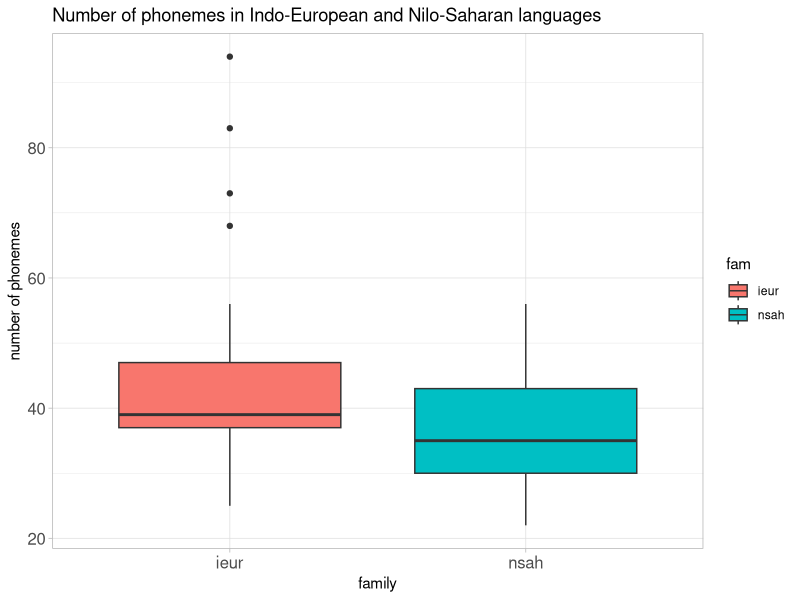
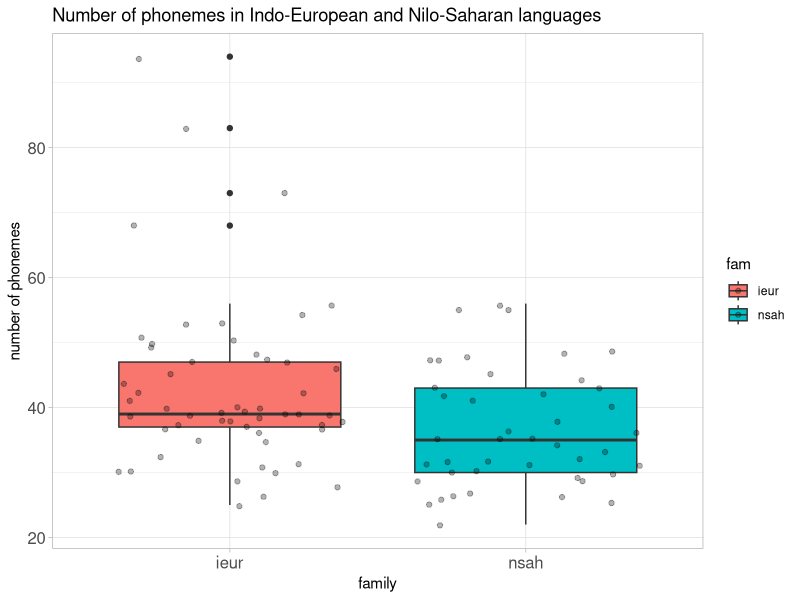
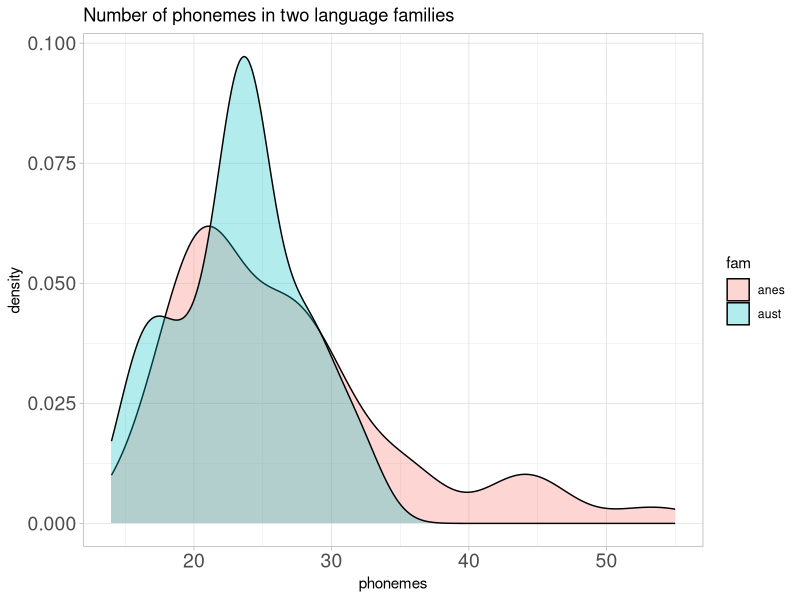
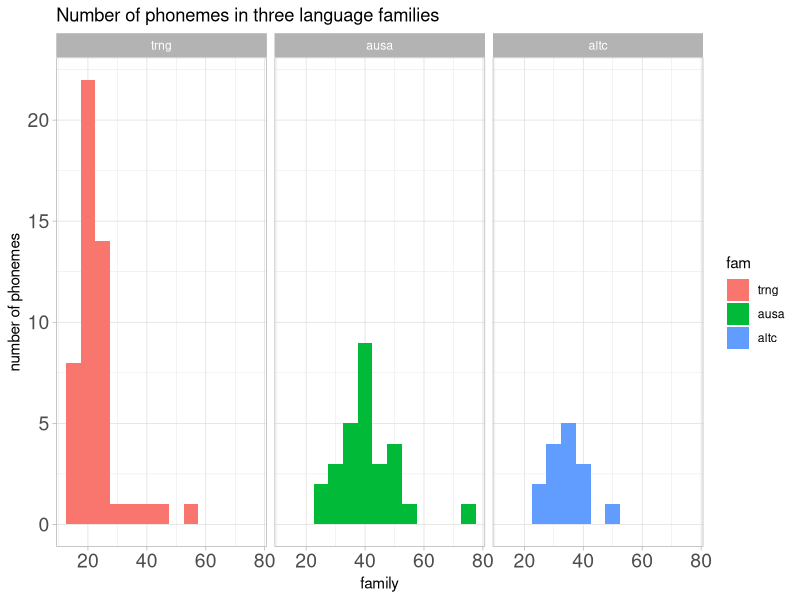
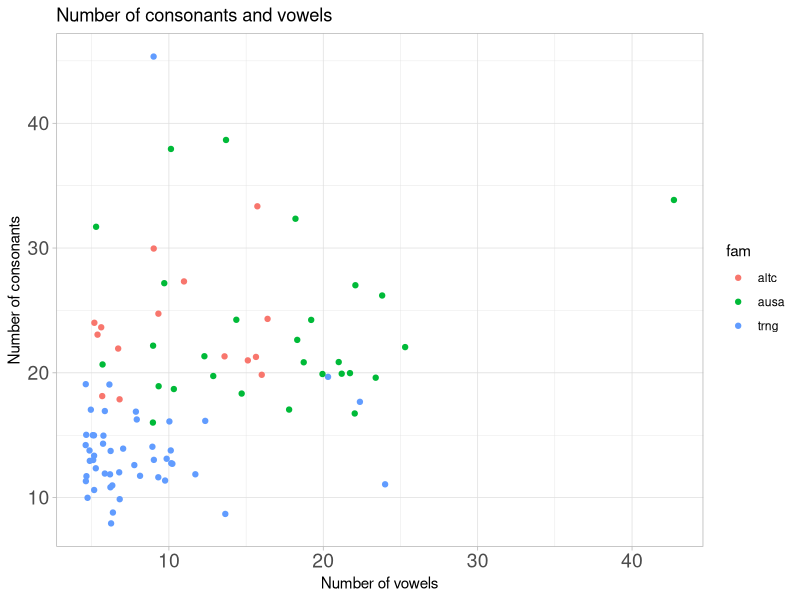
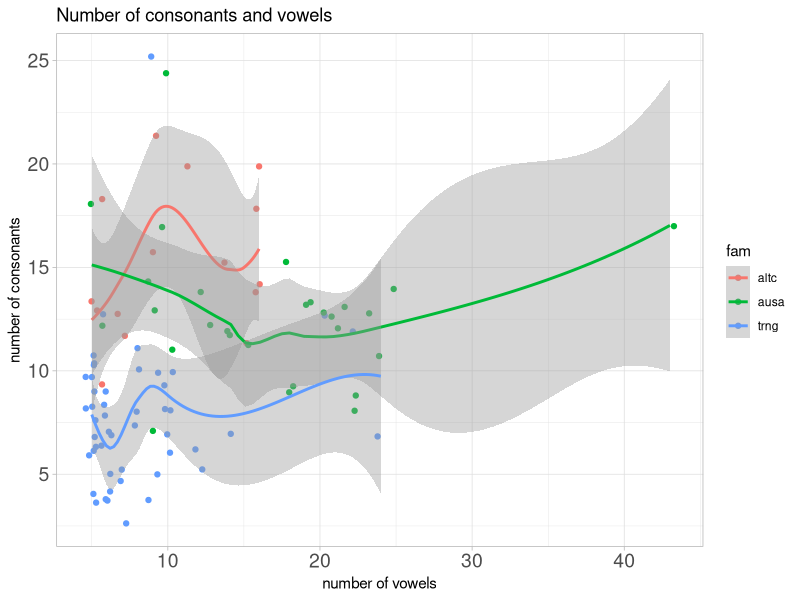

Source code (R) for these figures, in order:
## ---- chunk 1
phoible <- read.csv("data/phoible.csv")
## ---- chunk 2
library(tidyverse)
library(readxl)
require(forcats)
library(cowplot)
library(knitr)
library(kableExtra)
## ---- chunk 3
phoible %>% 
        filter(fam %in% c("nsah", "ieur")) %>%
        ggplot(aes(y = phonemes, x = fam, fill = fam)) +
        geom_boxplot()+
        labs(title="Number of phonemes in Indo-European and Nilo-Saharan languages",
             x ="family", y = "number of phonemes") +
        theme_light()+
        theme(axis.text.y = element_text(size = 12), axis.text.x = element_text(size = 12))
## ---- chunk 4
phoible %>% 
        filter(fam %in% c("nsah", "ieur")) %>%
        ggplot(aes(y = phonemes, x = fam, fill = fam)) +
        geom_boxplot()+
        geom_jitter(alpha = 0.3)+
        labs(title="Number of phonemes in Indo-European and Nilo-Saharan languages",
             x ="family", y = "number of phonemes") +
        theme_light()+
        theme(axis.text.y = element_text(size = 12), axis.text.x = element_text(size = 12))
## ---- chunk 5
phoible %>% filter(fam %in% c("aust", "anes")) %>% 
  ggplot(aes(x = phonemes, fill = fam)) +
  geom_density(alpha = 0.3) + 
  labs(title="Number of phonemes in two language families") +
  theme_light()+
  theme(axis.text.y = element_text(size = 14), axis.text.x = element_text(size = 14))
## ---- chunk 6
phoible %>% filter(fam %in% c("ausa", "altc", "trng")) %>% 
  # change order of factor by the family size
  mutate(fam = fct_infreq(fam)) %>% 
  ggplot(aes(x = phonemes, fill = fam)) +
  geom_histogram(binwidth = 5) + 
  labs(title="Number of phonemes in three language families",
  x ="family", y = "number of phonemes") +
  theme_light()+
  theme(axis.text.y = element_text(size = 14), axis.text.x = element_text(size = 14)) +
  facet_grid(. ~ fam )
## ---- chunk 7
phoible %>% filter(fam %in% c("ausa", "altc", "trng")) %>% 
  ggplot(aes(x = vow, y = con, col = fam)) +
  geom_jitter() + 
  labs(title="Number of consonants and vowels",
  x ="Number of vowels", y = "Number of consonants") +
  theme_light()+
  theme(axis.text.y = element_text(size = 14), axis.text.x = element_text(size = 14))
## ---- chunk 8
phoible %>% filter(fam %in% c("ausa", "altc", "trng")) %>% 
  ggplot(aes(x = vow, y = obs, col = fam)) +
  geom_jitter() + 
  geom_smooth() +
  labs(title="Number of consonants and vowels",
  x ="number of vowels", y = "number of consonants") +
  theme_light()+
  theme(axis.text.y = element_text(size = 14), axis.text.x = element_text(size = 14))
